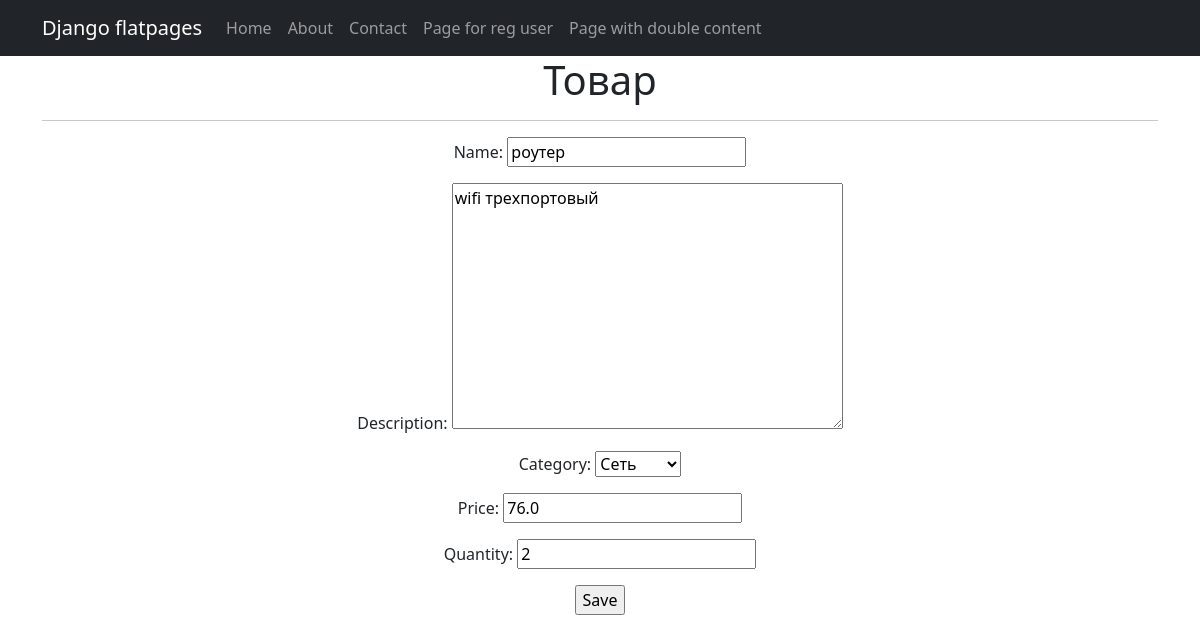
The app's page /products/2/update/ (signed in) with its own data.
### simpleapp/models.py (models this page shows, shortened)
class Product(models.Model):
    name = models.CharField(
        max_length=50,
        unique=True, # названия товаров не должны повторяться
    )
    description = models.TextField()
    quantity = models.IntegerField(
        validators=[MinValueValidator(0)],
    )
    category = models.ForeignKey(
        to='Category',
        on_delete=models.CASCADE,
        related_name='products', # все продукты в категории будут доступны через поле products
    )
    price = models.FloatField(
        validators=[MinValueValidator(0.0)],
    )

class Category(models.Model):
    name = models.CharField(max_length=100, unique=True)
    def __str__(self):
        return self.name.title()

### simpleapp/views.py (the view)
# urls.py: path('<int:pk>/update/', ProductUpdate.as_view(), name='product_update'),
class ProductUpdate(PermissionRequiredMixin, UpdateView):
    permission_required = ('simpleapp.change_product',)
    form_class = ProductForm
    model = Product
    template_name = 'product_edit.html'

### simpleapp/forms.py (shortened to what this page needs)
class ProductForm(forms.ModelForm):
    class Meta:
        model = Product
        fields = [
               'name',
               'description',
               'category',
               'price',
               'quantity',
            ]

### templates/product_edit.html (shortened to what this page needs)
{% extends 'flatpages/default.html' %}
{% block content %}
<h1>Товар</h1>
<hr>
<form action="" method="post">
    {{ form.as_p }}
    <input type="submit" value="Save" />
</form>
{% endblock content %}

### records on screen
Product: name "роутер", description "wifi трехпортовый", category "Сеть", price "76.0", quantity "2"
